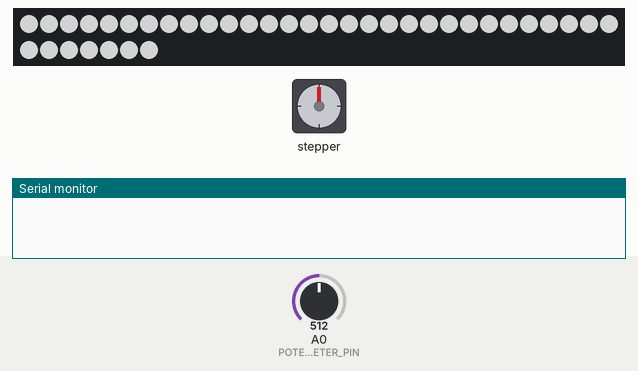
Bench run of a sketch on a simulated Arduino Uno, built with avr-gcc and run on an emulated ATmega328P. On the bench: 37 RGB LEDs in strip order, left to right, continuing on the next row, stepper motor, the last lines printed to the serial monitor. The inputs (shaded band) are chosen by the test bench; at power-on: A0 (POTENTIOMETER_PIN) = 512. Dim RGB values are drawn brighter than linear; random numbers use the default seed unless the sketch sets one; stepper angles assume 2048 steps per turn.

Above: at 1.2 s.
1.3 s: A0 (POTENTIOMETER_PIN) set to 1023
At 1.6 s:
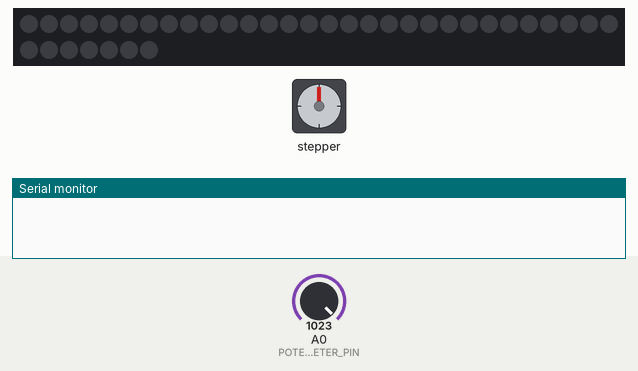
2.8 s: A0 (POTENTIOMETER_PIN) set to 511
At 3.05 s:
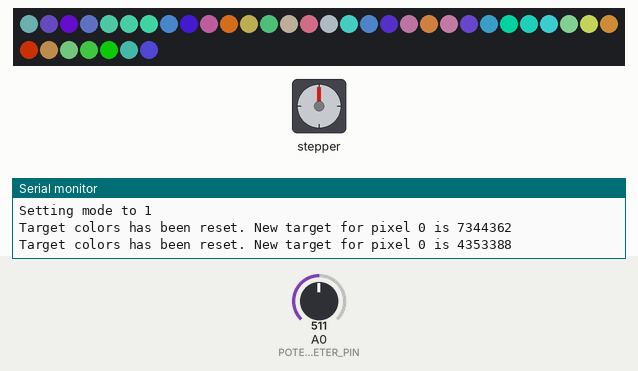
5.3 s: A0 (POTENTIOMETER_PIN) set to 900
At 5.85 s:
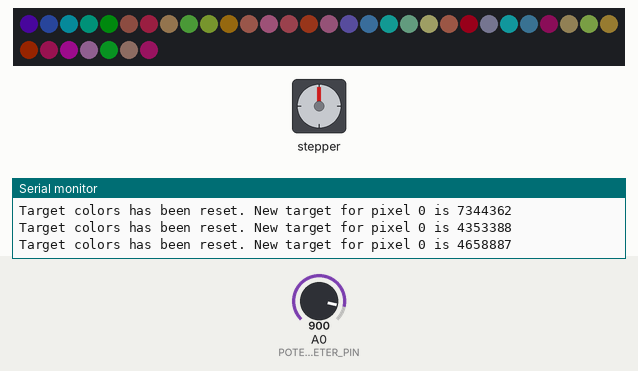
7.1 s: A0 (POTENTIOMETER_PIN) set to 306
At 8.82 s:
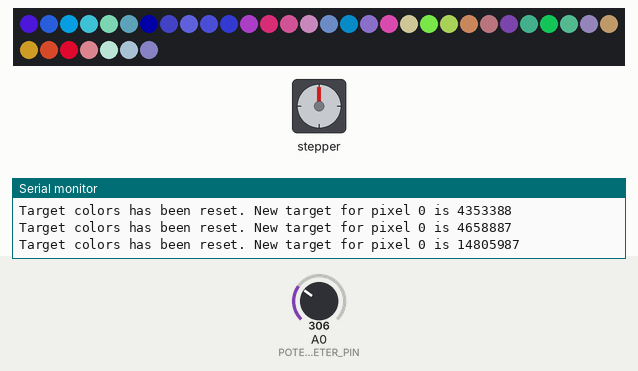
9.7 s: A0 (POTENTIOMETER_PIN) set to 0
At 10.08 s:
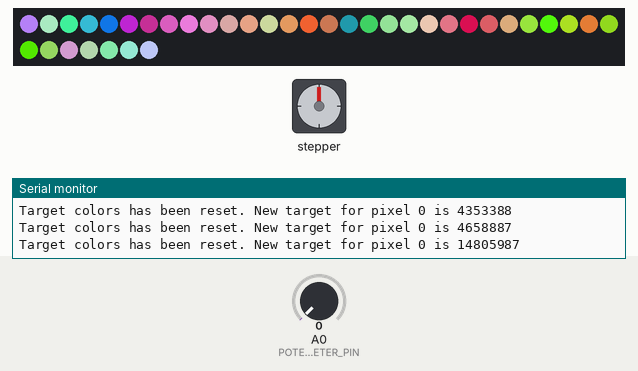
12.3 s: A0 (POTENTIOMETER_PIN) set to 716
At 12.55 s:
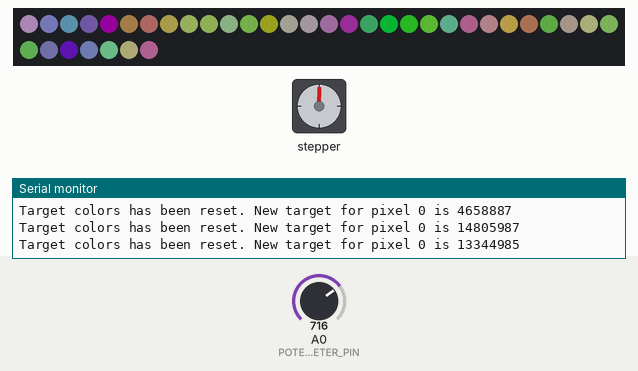
Timing chart, 0 to 15.3 s (numbered marks = the images above; inputs shaded):
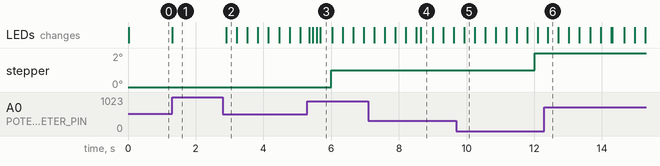

Measured:
- after the input at 1.3 s, the LEDs: change at once (image 1)
- after the input at 2.8 s, the LEDs: change after 0.10 s (image 2)

The sketch:

UFOLamp.ino
```cpp
#include <Adafruit_NeoPixel.h>
#include <AccelStepper.h>
#include "led_modes.h"

#ifdef __AVR__
  #include <avr/power.h>
#endif

#include "config.h"
bool isOff;

// IMPORTANT: To reduce NeoPixel burnout risk, add 1000 uF capacitor across
// pixel power leads, add 300 - 500 Ohm resistor on first pixel's data input
// and minimize distance between Arduino and first pixel.
Adafruit_NeoPixel strip = Adafruit_NeoPixel(NUM_LEDS, LED_PIN, NEO_GRB + NEO_KHZ800);

AccelStepper stepper(4, STEPPER_PIN1, STEPPER_PIN2, STEPPER_PIN3, STEPPER_PIN4);


SIGNAL(TIMER0_COMPA_vect)
{
  stepper.runSpeed();
}


void setup() {
  strip.begin();
  strip.setBrightness(0);
  strip.show();

  #if DEBUG
  Serial.begin(9600);
  #endif

  stepper.setSpeed(STEPPER_SPEED);

  // Enable interrrupts for stepper
  OCR0A = 0xAF;
  TIMSK0 |= _BV(OCIE0A);

  randomSeed(analogRead(RANDOM_SEED_PIN));
}

inline void process_controls() {
  uint8_t newBrightness;

  #if CONTROL_TYPE == CONTROL_POTENTIOMETER
    uint16_t value = analogRead(POTENTIOMETER_PIN);

    #if POTENTIOMETER_INVERT
      value = 1023 - value;
    #endif

    if(value < POTENTIOMETER_LOW_CUT_OFF)
      value = 0;
    else
      value = map(value, 0, 1023, 0, 255);

    newBrightness = value;

  #elif CONTROL_TYPE == CONTROL_ROTARY_ENCODER
    // TODO
  #endif  //CONTROL_POTENTIOMETER

  strip.setBrightness(newBrightness);

  if(newBrightness == 0) {
    isOff = true;
  }
  else {
    if(isOff) {
      LEDModes new_mode = (LEDModes)((get_mode() + 1) % LEDModes::LED_MODES_COUNT);
      set_mode(new_mode);
    }
    isOff = false;
  }
}

inline bool _should_process(uint64_t &counter, uint16_t process_every) {
  uint64_t diff = millis() - counter;

  if(diff > process_every) {
    counter = millis();
    return true;
  }

  return false;
}

inline bool should_process_controls() {
  static uint64_t last_controls_updated = 0;
  return _should_process(last_controls_updated, CONTROLS_PROCESS_INTERVAL);
}

void loop() {
  if(should_process_controls())
    process_controls();

  led_step();
}
```

led_modes.h
```cpp
 #ifndef _LED_MODES_H_
 #define _LED_MODES_H_

 enum LEDModes {
  CONSTANT,
  FADE_RANDOM_MULTICOLOR,
  FADE_RANDOM,
  MOVING_RAINBOW,
  LED_MODES_COUNT,
};

#endif // _LED_MODES_H_
```

led_modes.ino
```cpp
#include "config.h"
#include "led_modes.h"

bool mode_reset_happened = true;
uint8_t speed = 100;
LEDModes mode;


void set_mode(LEDModes new_mode) {
  #if DEBUG
  Serial.print("Setting mode to ");
  Serial.println(new_mode);
  #endif
  mode = new_mode;
  mode_reset_happened = true;
}

LEDModes get_mode() {
  return mode;
}

uint32_t currentColors[NUM_LEDS];

inline void process_mode_constant() {
  // Set all pixels white
  for (uint8_t i=0; i < strip.numPixels(); i++) {
    currentColors[i] = strip.Color(255, 255, 255);
  }
}

void set_random_color_targets(uint32_t* colors, uint8_t count) {
  uint32_t color = strip.Color(random(256), random(256), random(256));

  for(uint8_t px=0; px<NUM_LEDS; px++) {
    if(mode == LEDModes::FADE_RANDOM_MULTICOLOR)
      color = strip.Color(random(256), random(256), random(256));

     colors[px] = color;
  }

  // Random colors make the image chaotic, let's make it a bit smoother.
  if(mode == LEDModes::FADE_RANDOM_MULTICOLOR) {
    for(uint8_t px=1; px<NUM_LEDS; px+=2) {

      uint8_t* prevBytes = reinterpret_cast<uint8_t*>(&colors[px-1]);
      uint8_t* targetBytes = reinterpret_cast<uint8_t*>(&colors[px]);
      uint8_t* nextBytes = reinterpret_cast<uint8_t*>(&colors[(px+1)%NUM_LEDS]);

      for(uint8_t i=0; i<4; i++) {
        targetBytes[i] = (prevBytes[i] + nextBytes[i]) / 2;
      }
    }
  }

  #if DEBUG
  Serial.print("Target colors has been reset. New target for pixel 0 is ");
  Serial.println(colors[0]);
  #endif
}

// Input a value 0 to 255 to get a color value.
// The colours are a transition r - g - b - back to r.
uint32_t wheel(uint8_t wheelPos) {
  wheelPos = 255 - wheelPos;
  if(wheelPos < 85) {
    return strip.Color(255 - wheelPos * 3, 0, wheelPos * 3);
  }
  if(wheelPos < 170) {
    wheelPos -= 85;
    return strip.Color(0, wheelPos * 3, 255 - wheelPos * 3);
  }
  wheelPos -= 170;
  return strip.Color(wheelPos * 3, 255 - wheelPos * 3, 0);
}


inline void process_mode_fade_random() {
  static uint32_t targetColors[NUM_LEDS];

  if(mode_reset_happened) {
      set_random_color_targets(targetColors, NUM_LEDS);
      set_random_color_targets(currentColors, NUM_LEDS);
  }


  bool changed = false;

  for(uint8_t px=0; px<NUM_LEDS; px++) {
    uint8_t* targetBytes = reinterpret_cast<uint8_t*>(&targetColors[px]);
    uint32_t &current = currentColors[px];
    uint8_t* currentBytes = reinterpret_cast<uint8_t*>(&current);

    for(uint8_t i=0; i<4; i++) {
      if (currentBytes[i] < targetBytes[i]) {
        currentBytes[i]++;
        changed = true;
      } else if (currentBytes[i] > targetBytes[i]) {
        currentBytes[i]--;
        changed = true;
      }
    }


  }

  if(!changed)
      set_random_color_targets(targetColors, NUM_LEDS);

  delay(speed/10);
}


inline void process_mode_moving_rainbow() {
  static uint16_t iteration = 0;
  uint8_t colorPerPixel = 255 / (NUM_LEDS-1);

  for(uint8_t px=0; px<NUM_LEDS; px++) {
    currentColors[px] = wheel((px * colorPerPixel + iteration/256) & 255);
  }

  delay(1);
  iteration += speed/4;
}


inline void led_step() {
  switch(mode) {
    case LEDModes::CONSTANT:
      process_mode_constant();
      break;
    case LEDModes::FADE_RANDOM:
    case LEDModes::FADE_RANDOM_MULTICOLOR:
      process_mode_fade_random();
      break;
    case LEDModes::MOVING_RAINBOW:
      process_mode_moving_rainbow();
      break;
  }
  mode_reset_happened = false;

  for(uint8_t px=0; px<NUM_LEDS; px++) {
    strip.setPixelColor(px, currentColors[px]);
  }
  strip.show();
}
```

config.h
```cpp
#ifndef _CONFIG_H_
#define _CONFIG_H_

#define DEBUG true
#define LED_PIN 6
#define NUM_LEDS 37
#define STEPPER_SPEED 25
#define CONTROLS_PROCESS_INTERVAL 10
// Should be disconnected
#define RANDOM_SEED_PIN A4

#define STEPPER_PIN1 2
#define STEPPER_PIN2 3
#define STEPPER_PIN3 4
#define STEPPER_PIN4 5

#define CONTROL_POTENTIOMETER 0
#define CONTROL_ROTARY_ENCODER 1
#define CONTROL_TYPE CONTROL_POTENTIOMETER

#define POTENTIOMETER_PIN A0
#define POTENTIOMETER_INVERT true
// When analog value drops bellow this threshold, it will be set to 0
#define POTENTIOMETER_LOW_CUT_OFF 10

#endif // _CONFIG_H_
```
